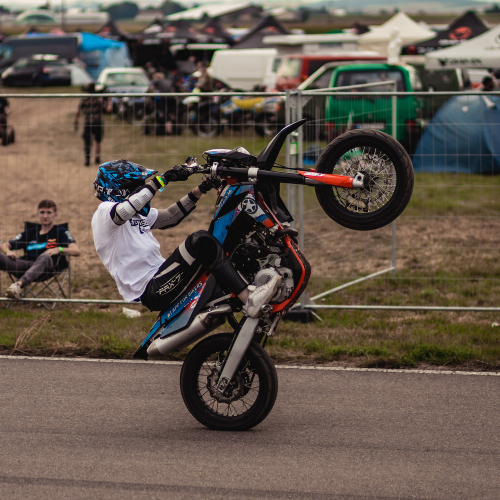
#> input picture example-scripts/assets/image_a.jpg, 1000 x 1000 px (shown at 1/2 size)
$ python phash-algorithm.py
#> lines starting #> are read from the running program, lines starting #| are printed output that depends on the picture
import numpy as np
import cv2

# Generates Perceptual Hash
def generatePerceptualHash(path, export=False):
    # Step 1: Read Image
#> called with path = 'assets/image_a.jpg', export = True
    image = cv2.imread(path)
#> image is the input picture: shape (1000, 1000, 3); mean B, G, R 77.6, 88, 100
    if (export):
        cv2.imwrite('phash-results/phash-step-1.png', image)

    # Step 2: To grayscale
    image = cv2.cvtColor(image, cv2.COLOR_BGR2GRAY)
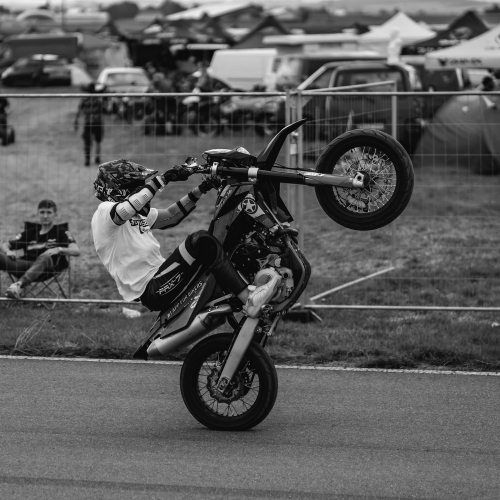
#> image: shape (1000, 1000) (shown at 1/2 size); min 0, max 255, mean 90.4
    if (export):
        cv2.imwrite('phash-results/phash-step-2.png', image)

    # Step 3: To 32x32
    image = cv2.resize(image, (32, 32), interpolation = cv2.INTER_NEAREST)
#> image: shape (32, 32)
    if (export):
        cv2.imwrite('phash-results/phash-step-3.png', image)

    # Step 4a: Discrete Cosinus Transform: Rows
    image = np.float32(image) / 255.0
    rows = cv2.dct(image, cv2.DCT_ROWS)
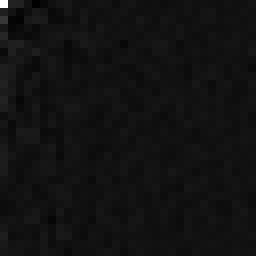
#> rows: shape (32, 32) float32 (shown 8 times larger); min -0.883, max 11.8, mean 0.0247; drawn with min black and max white

    # Step 4b: Discrete Cosinus Transform: Columns
    rows = cv2.rotate(rows, cv2.ROTATE_90_COUNTERCLOCKWISE)
    rows = cv2.flip(rows, 0)
    cols = cv2.dct(rows, cv2.DCT_ROWS)
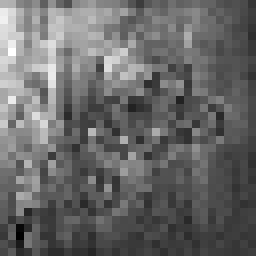
#> cols: shape (32, 32) float32 (shown 8 times larger); min -0.371, max 1.29, mean 0.309; drawn with min black and max white
    image = cv2.flip(cols, 0)
    image = cv2.rotate(image, cv2.ROTATE_90_CLOCKWISE)

    if (export):
        cv2.imwrite('phash-results/phash-step-4.png', image * 255)
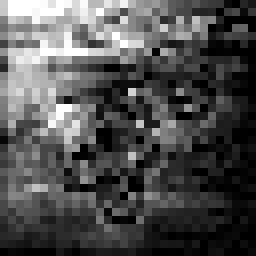
#> saved as phash-step-4.png: shape (32, 32) (shown 8 times larger); min 0, max 255, mean 79.2

    # Step 5: Crop to 8x8
    image = image[0:8, 0:8]

    if (export):
        cv2.imwrite('phash-results/phash-step-5.png', image * 255)

    # Step 6a: Calculate median
    imageValues = image.flatten()
#> imageValues = 64 values, max 1.29 at index 14, min 0.255 at index 40, mean 0.78
    median = np.median(imageValues)
#> median = 0.793

    # Step 6b: intensity < median ? black : white
    for i in range(8):
        for j in range(8):
            if (image[i][j] < median):
                image[i][j] = 0.0
            else:
                image[i][j] = 1.0

    if (export):
        cv2.imshow('resultHash', image)
        cv2.imwrite('phash-results/phash-step-6.png', image * 255)

    # Build string binary perceptual hash
    hash = image.flatten()
#> hash = 64 values, max 1 at index 1, min 0 at index 0, mean 0.5
    hash = map(int, hash)

    if (export):
        cv2.waitKey(0)
        cv2.destroyAllWindows()

    return ''.join(map(str, hash))

if __name__ == '__main__':
    pathA = 'assets/image_a.jpg'
    pathB = 'assets/image_b.jpg'

    # Generate hash for image A
    hashA = generatePerceptualHash(pathA, export=True)
    print(f'Hash A: {hashA}')
#| Hash A: 0111111101111111010011100000000000001100000001000111111100111100

    # Generate hash for image B
    hashB = generatePerceptualHash(pathB)
#> call 2 of generatePerceptualHash, with path = 'assets/image_b.jpg', export = False
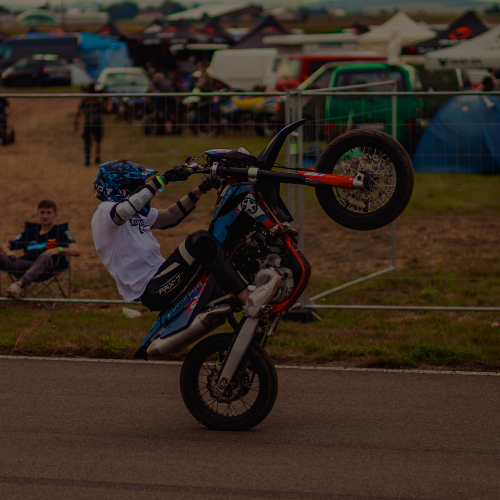
#> input picture example-scripts/assets/image_b.jpg, 1000 x 1000 px (shown at 1/2 size)
#> in generatePerceptualHash, image is the input picture: shape (1000, 1000, 3); mean B, G, R 32.4, 42.8, 55.3
#> in generatePerceptualHash (call 2), `image = cv2.cvtColor(image, cv2.COLOR_BGR2GRAY)`:
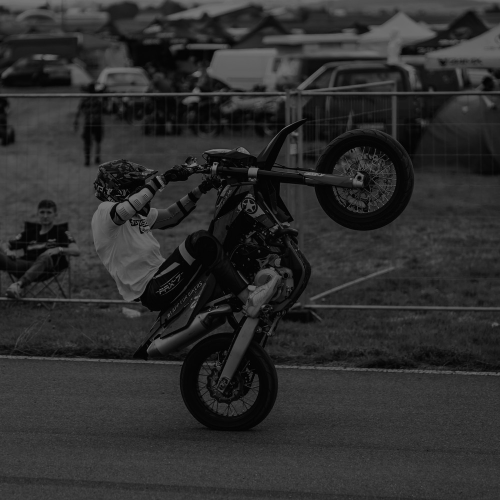
#> image: shape (1000, 1000) (shown at 1/2 size); min 0, max 143, mean 45.3
#> in generatePerceptualHash (call 2), `image = cv2.resize(image, (32, 32), interpolation = cv2.INTER_NEAREST)`:
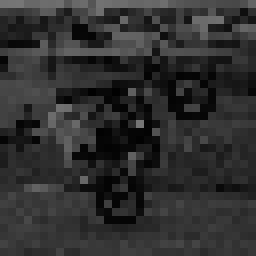
#> image: shape (32, 32) (shown 8 times larger); min 1, max 118, mean 47.2
#> in generatePerceptualHash (call 2), `imageValues = image.flatten()`: imageValues = 64 values, max 0.647 at index 14, min 0.122 at index 40, mean 0.392
#> in generatePerceptualHash (call 2), `median = np.median(imageValues)`: median = 0.399
#> in generatePerceptualHash (call 2), `hash = image.flatten()`: hash = 64 values, max 1 at index 0, min 0 at index 8, mean 0.5
    print(f'Hash B: {hashB}')
#| Hash B: 1111111101111111010010100000000000001100000001000111111100111100

    # Hamming-Distance
    similarity = sum(hashA != hashB for hashA, hashB in zip(hashA, hashB))
#> similarity = 2

    # Print result
    print(f'Hamming-Distance: A<>B: {similarity}')
#| Hamming-Distance: A<>B: 2
